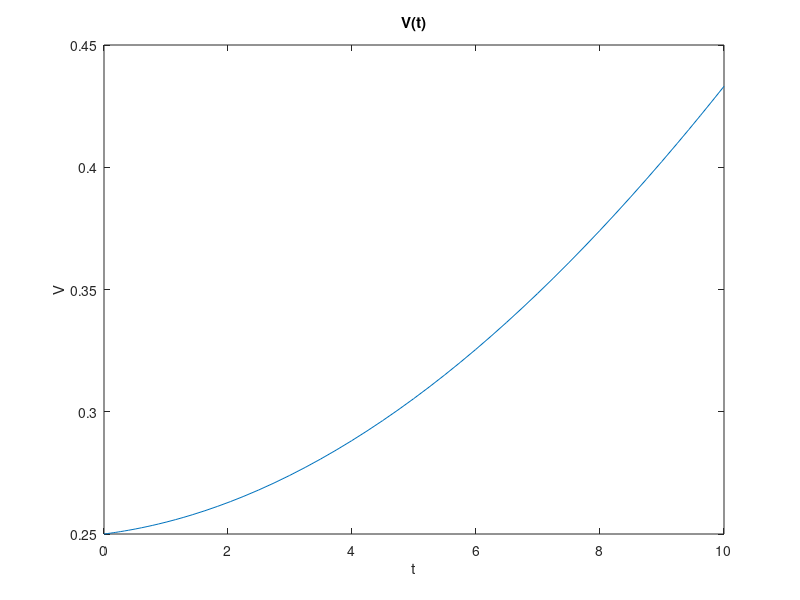
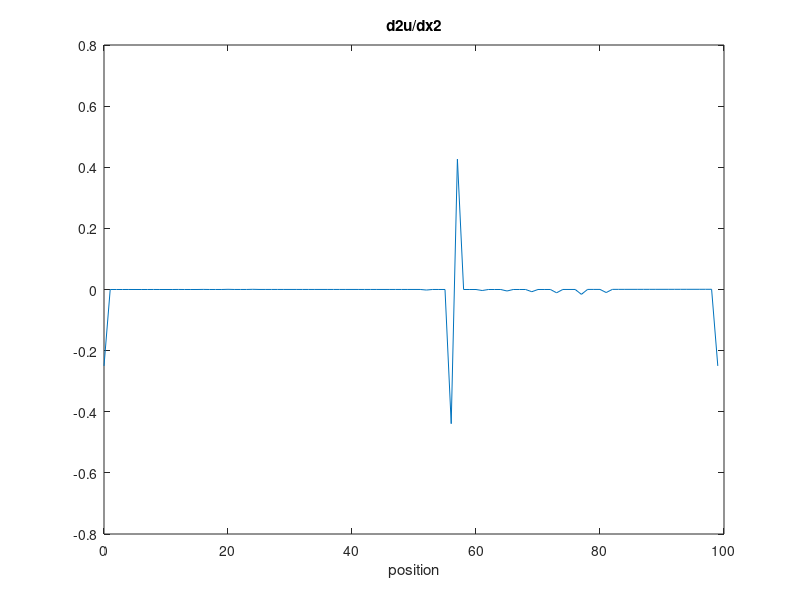

Here is the MATLAB script that generated these plots, in order:
%% FitzHugh Nagumo system 
%
% The equations for the FHN system are 
% 
% du/dt = D1*d2u/dx2 + D2*d2u/dy2 + c1*u(u-a)*(1-u) - c2*u*v
% dv/dt = b*(u-v)
% 
% u is the "membrane potential". 
% The resting potential is 0 and depolarized potential < 1. 
% v is a "recovery variable" & doesn't have a direct physiologic equivalent. 
% D1 is the diffusion constant (i.e., conductivity) in the x direction, and
% D2 is diffusion in the y direction.
% If you want isotropic tissue, make them both 1. 
% If you want propagation faster in one direction (fiber direction),
% make one of them ~4 times bigger.
% 
% Starting values for the other constant parameters are
% 
% a=0.13
% b=0.013
% c1=0.26
% c2=0.1
% 
% You can tweak these parameters to see how they affect the model.
% 
% You will have two ordinary differential equations to solve at each grid
% point in the model. For example, if your model is 100x100, you will have
% a system of 20,000 ODEs to solve. Each grid point will store its own
% local copy of u and v.

% This is a "dimensionless" model written in terms of "time units" and
% "space units". Once you have the model running and have figured out a
% spatial step that gives converged solutions, you can measure the
% conduction velocity and action potential duration produced by the model.
% You can then figure out scalings (e.g., mm per space unit) that give
% physiologic values for CV and APD. Reasonable values are transverse 
% conduction velocity (CV) ~= 0.2 m/sec and APD ~=200 ms.

%% Convergence Notes from Pollard

% You want to fix the length of your cable (so that when dx is halved, you
% have twice as many nodes). Looking at propagation speed (e.g., time to
% propagate across a portion of the cable...like the middle third) as a
% function of dx is a good way to tell if the model is converged spatially.
% When dx is too big, there won't be enough nodes across the wavefront,
% which will alter the shape of the wavefront and change propagation speed.
% When dx converges, speed will stabilize.

%% 1D Cable Equation
nodes = 100;dx = 1;
d2udx2 = zeros(1,nodes);
x0 = d2udx2;
v0 = 0.25; v1 = 0;
x0(1) = v0; 
% boundary condition: special diffusive term for 1st and last node
d2udx2(1) = (v1-v0)/(dx*dx);
d2udx2(nodes) = d2udx2(1);

% isotropic tissue: D1 and D2 = 1
D1 = 1; D2 = 1;
% constants
a=0.13; b=0.013; c1=0.26; c2=0.1;
% Solve 1st order ODE: https://www3.nd.edu/~nancy/Math20750/Demos/3dplots/dim3system.html
% dudt = x(1)
%dudt = D1 *d2udx2(1) +  c1*u(u-a)*(1-u) - c2*u*v;
%dxdt = (D1 * d2udx2(1)) + ( c1*x(1)*(x(1)-a)*(1 - x(1)))- (c2*x(1)*x(2));
% dudt = D1*d2udx2 + D2*d2udy2 + c1*u(u-a)*(1-u) - c2*u*v;
%dvdt = x(2)
%dvdt = b*(u-v);
%dydt = b*(x(1)-x(2));
f = @(t,x) [b*(x(1)-x(2)); (D1*d2udx2(1))+(c1*x(1)*(x(1)-a)*(1-x(1)))-(c2*x(1)*x(2));];
tspan = [0 10];
[t, x] = ode45(f,tspan,[0.25, 0]);
dt = diff(t);
%hold on; plot(t,xa(:,2));  legend('Vm(t)','du/dt')
plot(t,x(:,1)); hold off;
title('V(t)')
xlabel('t'), ylabel('V')
u = x(:,1);
v = x(:,2);
%Vm(1,:) = u;

% Propogate down the fiber
% Finite difference analysis of inner nodes
for n=2:nodes-1
    d2udx2(n) = (x(n+1)+x(n-1)-2*x(n))/(dx*dx);
    f = @(t,x) [b*(x(1)-x(2)); (D1*d2udx2(n))+(c1*x(1)*(x(1)-a)*(1-x(1)))-(c2*x(1)*x(2));];
    [tn, xn] = ode45(f,t,[u(length(u)), v(length(v))]);
    u = xn(:,1);
    v = xn(:,2);
    %Vm(n,length(xn)) = xn(:,1);
end
% plot 2nd deriv of V(t) over position
position = 0:dx:nodes-1;
figure;plot(position, d2udx2);title('d2u/dx2'); xlabel('position');

